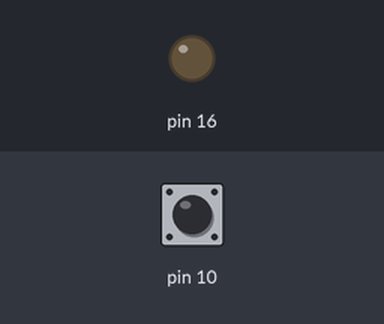
The program below on a simulated Raspberry Pi (header pin numbers). On the bench: output pins drawn as LEDs (lit = HIGH). The inputs (shaded band) are chosen by the test bench; at power-on: pin 10 LOW. What the program prints to the terminal is not drawn.

Above: at 1.2 s.
1.3 s: pin 10 pulled HIGH for 0.15 s
At 1.37 s:
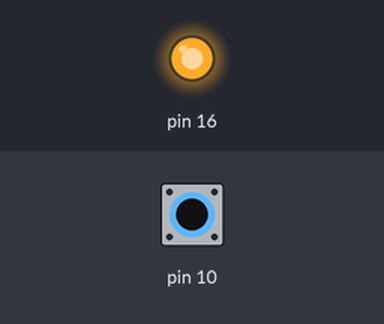
2.9 s: pin 10 pulled HIGH for 3.2 s
At 7.1 s:
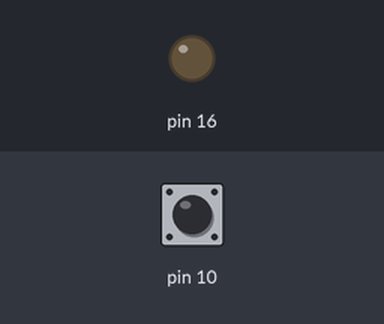
Timing chart, 0 to 8.6 s (numbered marks = the images above; inputs shaded):
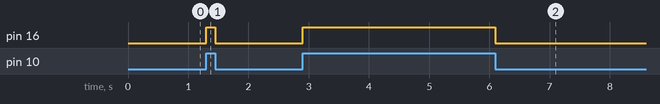

Measured:
- after the input at 1.3 s, pin 16: LOW → HIGH at once, → LOW 0.15 s later
- after the input at 2.9 s, pin 16: LOW → HIGH at once, → LOW 3.2 s later

The program:

button.py
```python
import RPi.GPIO as GPIO

GPIO.setmode(GPIO.BOARD)
GPIO.setup(10, GPIO.IN, pull_up_down=GPIO.PUD_DOWN)

GPIO.setup(16, GPIO.OUT)

while True:
        if GPIO.input(10) == GPIO.HIGH:
                print("Button is pressed!")
                GPIO.output(16,1)
        if GPIO.input(10) == GPIO.LOW:
                print("Button is released!")
                GPIO.output(16,0)
```
